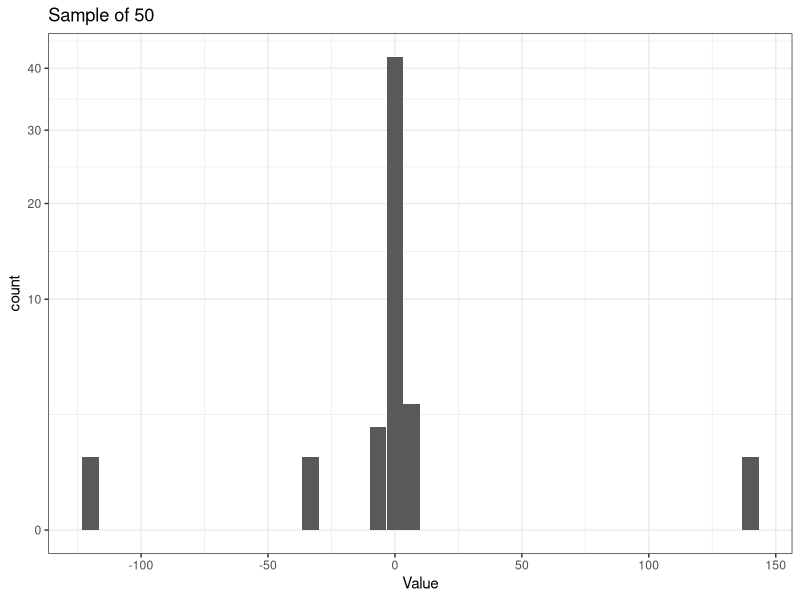
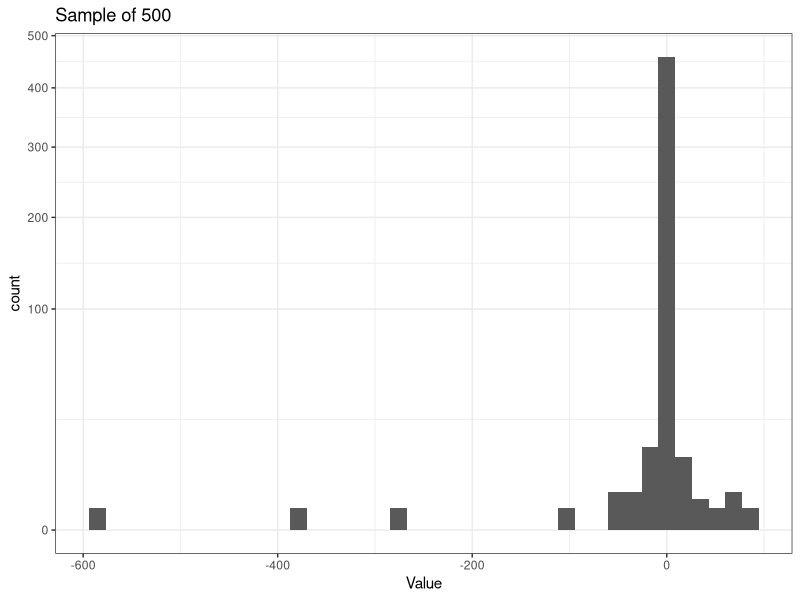
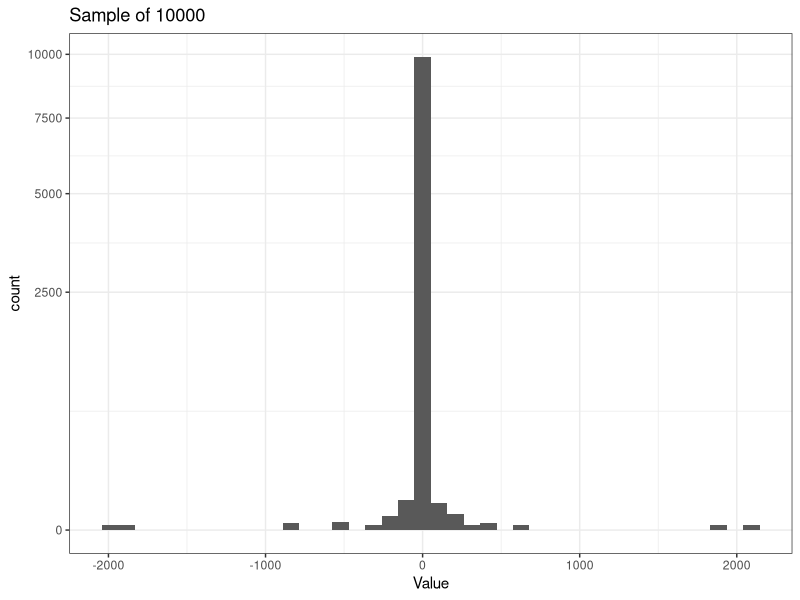
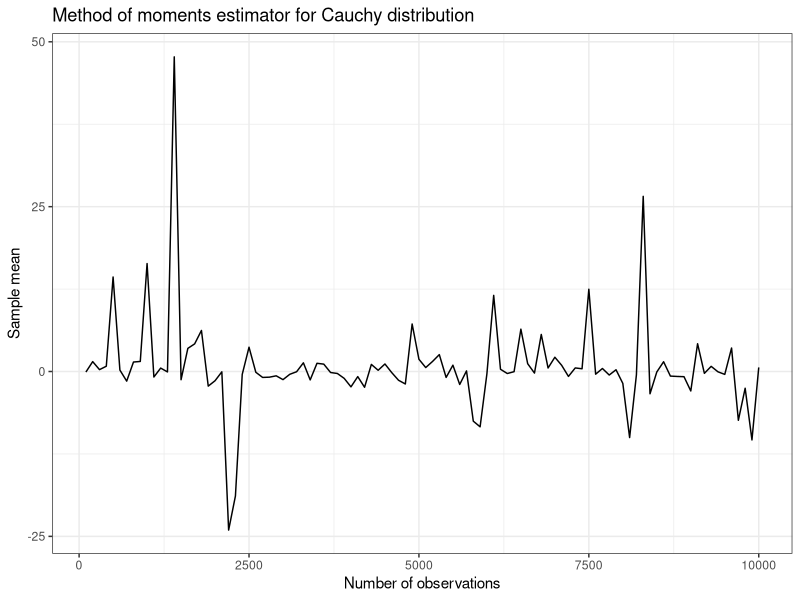
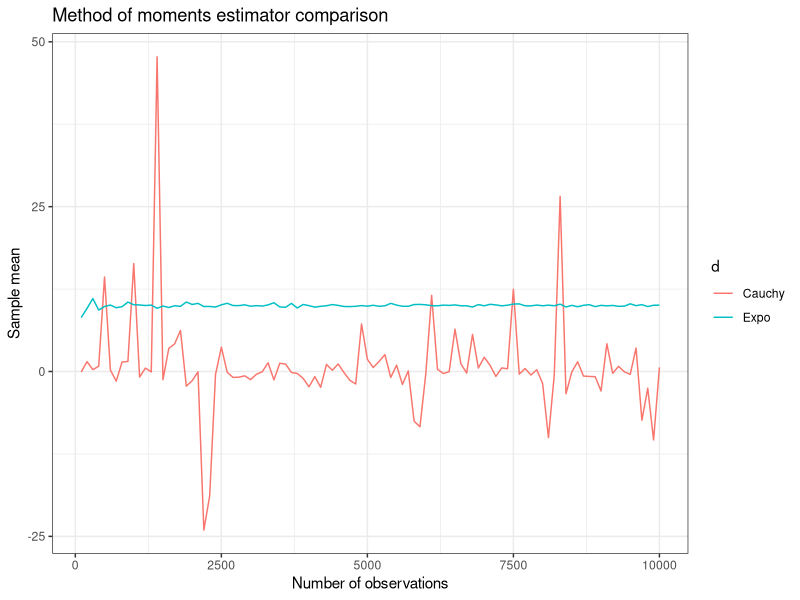
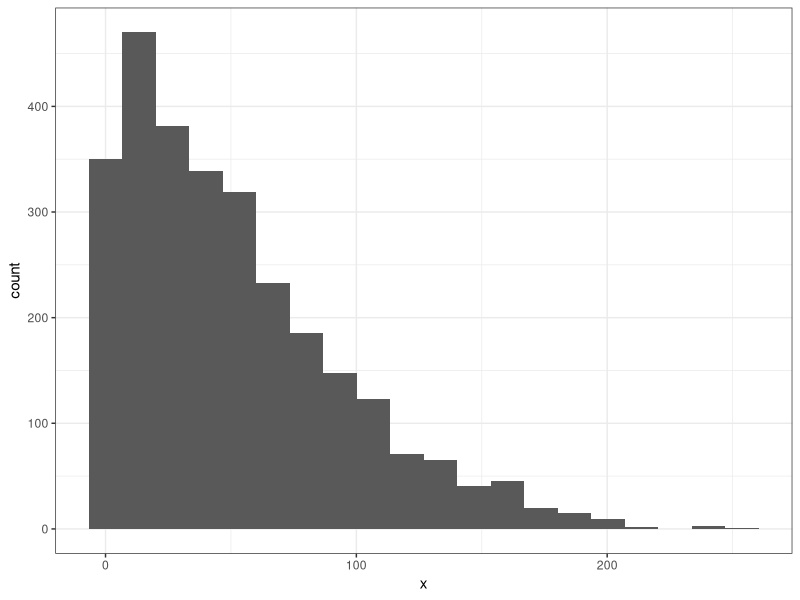
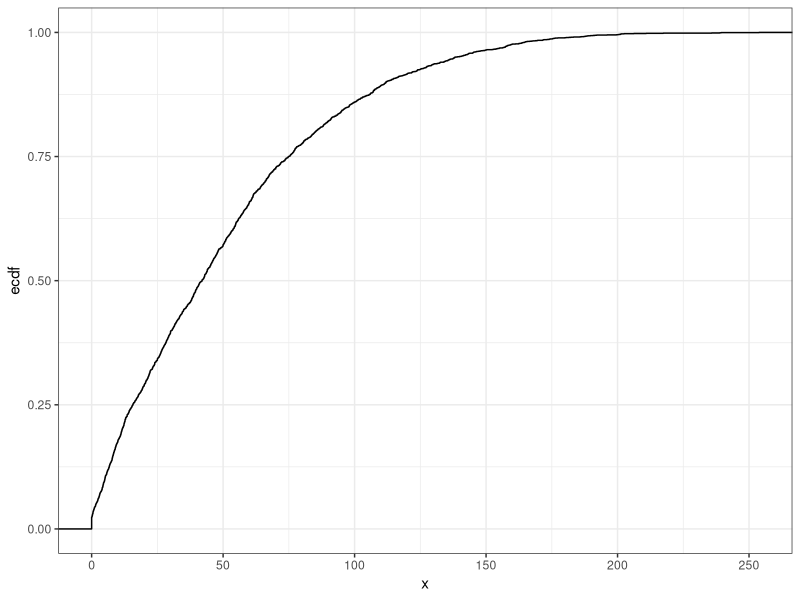
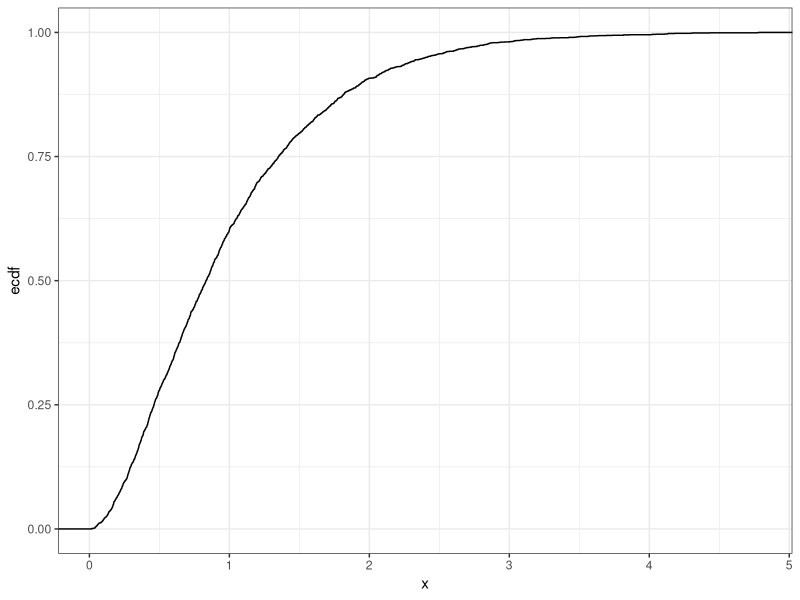

Write R code to recreate these figures, in order.
## ---- chunk 1
knitr::opts_chunk$set(echo = TRUE)
library(tidyverse)
theme_set(theme_bw())
## ---- chunk 2
# Vector solution (simplest)
rcchy <- function(x) {
  rnorm(x)/rnorm(x)
}

# Vector solution (clarity in r.v.s)
rcchy <- function(x) {
  n1 <- rnorm(x)
  n2 <- rnorm(x)
  n1/n2
}

# Replicate solution
rcchy <- function(x) {
  replicate(x, rnorm(1)/rnorm(1))
}
## ---- chunk 3
n_obs <- c(50, 500, 10000)

lapply(
  n_obs, 
  function(x) {
    obs <- data.frame(obs = rcchy(x))
    ggplot(obs, aes(x = obs)) + 
      geom_histogram(bins = 40) + 
      labs(title = paste("Sample of", x), x = "Value") + 
      scale_y_sqrt() +
      theme_bw()
  }
)
## ---- chunk 4
set.seed(11101)
n_obs <- seq(100, 10000, 100)
cauchy_mom <- data.frame(
  n_obs = n_obs, 
  samp_mean = sapply(n_obs, function(x) mean(rcchy(x)))
)
ggplot(cauchy_mom, aes(x = n_obs, y = samp_mean)) + 
  geom_line() + 
  labs(
    x = "Number of observations", 
    y = "Sample mean", 
    title = "Method of moments estimator for Cauchy distribution"
  ) + 
  theme_bw()
## ---- chunk 5
set.seed(11101)
expo_mom <- data.frame(
  n_obs = n_obs, 
  samp_mean = sapply(n_obs, function(x) mean(rexp(x, 0.1)))
) %>%
  mutate(d = "Expo")
cauchy_mom <- mutate(cauchy_mom, d = "Cauchy")
dist_mom <- rbind(expo_mom, cauchy_mom)

ggplot(dist_mom, aes(x = n_obs, y = samp_mean, color = d)) + 
  geom_line() + 
  labs(
    x = "Number of observations", 
    y = "Sample mean", 
    title = "Method of moments estimator comparison"
  ) + 
  theme_bw()
## ---- chunk 6
# Get an idea of the data
# Histogram
class(sunspots)
sspots <- data.frame(x = as.numeric(sunspots))
ggplot(sspots, aes(x = x)) + 
  geom_histogram(bins = 20)

# ECDF
ggplot(sspots, aes(x = x)) + 
  stat_ecdf(geom = "step")
## ---- chunk 7
gamma_df <- data.frame(x = rgamma(nrow(sspots), 2, 2))
ggplot(gamma_df, aes(x = x)) + 
  stat_ecdf(geom = "step")

expo_df <- data.frame(x = rexp(nrow(sspots)))
ggplot(expo_df, aes(x = x)) + 
  stat_ecdf(geom = "step")
## ---- chunk 8
lambda_mle <- nrow(sspots)/sum(sspots$x)
expo_df <- data.frame(x = rexp(nrow(sspots), lambda_mle))
ggplot(expo_df, aes(x = x)) + 
  stat_ecdf(geom = "step", color = "red") + 
  stat_ecdf(data = sspots, aes(x = x), geom = "step")

ggplot(expo_df, aes(x = x)) + 
  geom_histogram(alpha = 0.25, fill = "red", bins = 20) + 
  geom_histogram(data = sspots, aes(x = x), alpha = 0.25, bins = 20)
